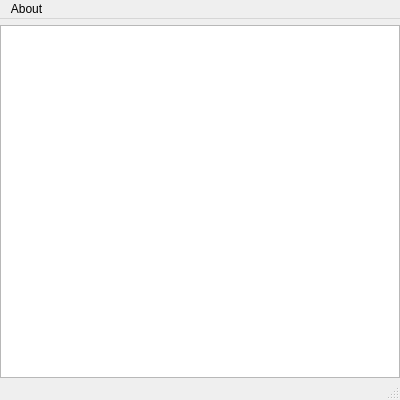
<?xml version="1.0" encoding="UTF-8"?>
<ui version="4.0">
 <class>MainWindow</class>
 <widget class="QMainWindow" name="MainWindow">
  <property name="geometry">
   <rect>
    <x>0</x>
    <y>0</y>
    <width>400</width>
    <height>400</height>
   </rect>
  </property>
  <property name="windowTitle">
   <string>MainWindow</string>
  </property>
  <widget class="QWidget" name="centralwidget">
   <layout class="QHBoxLayout" name="horizontalLayout">
    <property name="spacing">
     <number>0</number>
    </property>
    <property name="leftMargin">
     <number>0</number>
    </property>
    <property name="topMargin">
     <number>6</number>
    </property>
    <property name="rightMargin">
     <number>0</number>
    </property>
    <property name="bottomMargin">
     <number>0</number>
    </property>
    <item>
     <widget class="QListWidget" name="listWidget"/>
    </item>
   </layout>
  </widget>
  <widget class="QMenuBar" name="menubar">
   <property name="geometry">
    <rect>
     <x>0</x>
     <y>0</y>
     <width>400</width>
     <height>22</height>
    </rect>
   </property>
   <widget class="QMenu" name="menuAbout">
    <property name="title">
     <string>About</string>
    </property>
    <addaction name="actionSettings"/>
    <addaction name="actionAbout_DataLogger"/>
   </widget>
   <addaction name="menuAbout"/>
  </widget>
  <widget class="QStatusBar" name="statusbar"/>
  <action name="actionSettings">
   <property name="text">
    <string>Settings</string>
   </property>
  </action>
  <action name="actionAbout_DataLogger">
   <property name="text">
    <string>About DataLogger</string>
   </property>
  </action>
 </widget>
 <resources/>
 <connections/>
</ui>
